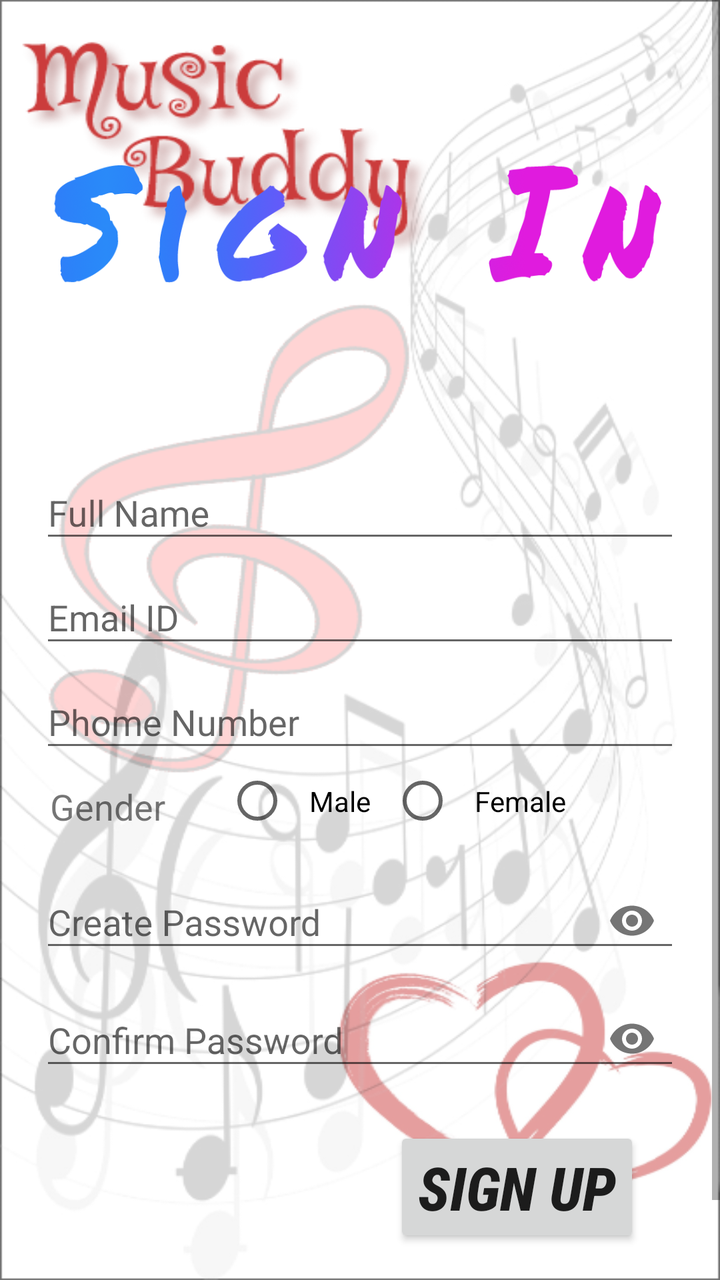
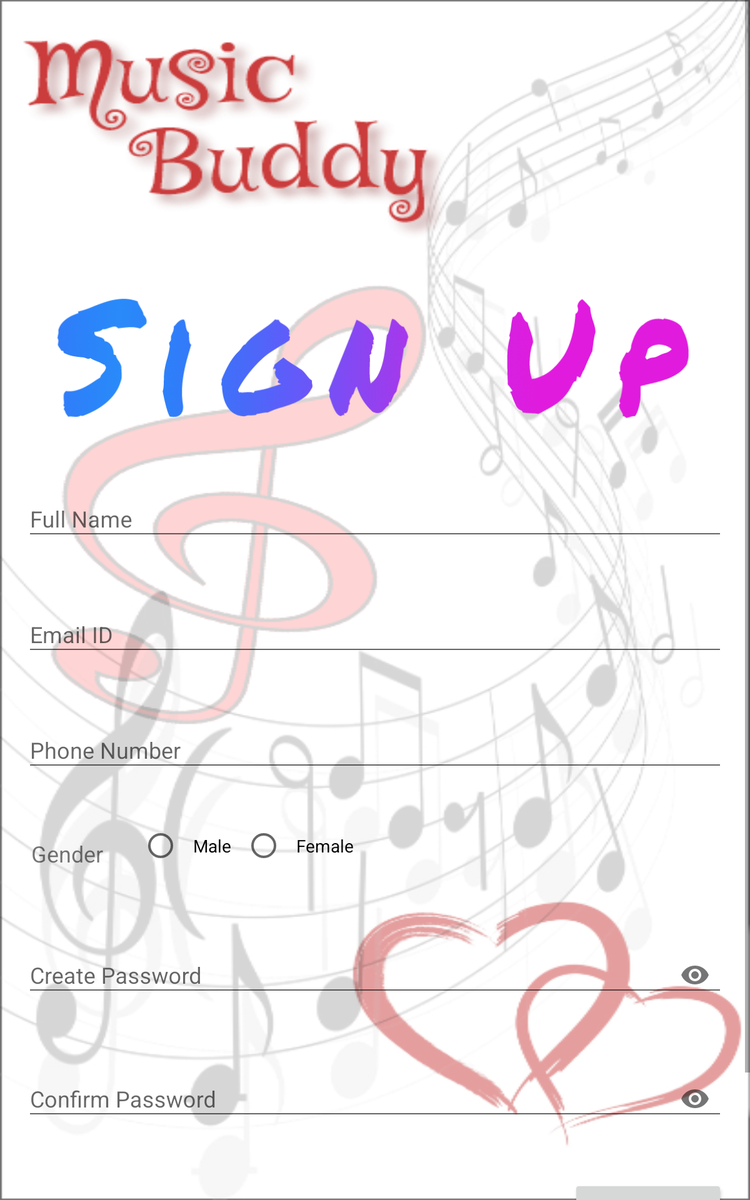

Compare how this app lays out the same screen by default and in its alternative resource folder. The renders come first, then the two layout files and the values they reference.
<!-- AndroidManifest.xml: application theme NoBarTheme -->
<!-- res/layout/activity_sign_up.xml -->
<?xml version="1.0" encoding="utf-8"?>
<ScrollView xmlns:android="http://schemas.android.com/apk/res/android"
    xmlns:app="http://schemas.android.com/apk/res-auto"
    xmlns:tools="http://schemas.android.com/tools"
    android:layout_width="match_parent"
    android:layout_height="match_parent"
    tools:context=".SignUpActivity"
    android:orientation="vertical"
    android:background="@drawable/sign_up_bg">

    <LinearLayout
        android:layout_width="match_parent"
        android:layout_height="match_parent"
        android:orientation="vertical"
        android:paddingHorizontal="20dp"
        >
    <ImageView
            android:id="@+id/signInImgID"
            android:layout_width="wrap_content"
            android:layout_height="wrap_content"
            android:src="@drawable/sign_in_img"
            app:layout_constraintEnd_toEndOf="parent"
            app:layout_constraintHorizontal_bias="0.498"
            app:layout_constraintStart_toStartOf="parent"
            app:layout_constraintTop_toTopOf="parent" />

    <com.google.android.material.textfield.TextInputLayout
        android:layout_width="match_parent"
        android:layout_height="wrap_content"
        android:id="@+id/nameId">

        <com.google.android.material.textfield.TextInputEditText
            android:layout_width="match_parent"
            android:layout_height="wrap_content"
            android:hint="Full Name"
            android:inputType="textPersonName"
            android:id="@+id/nameEditId"/>

    </com.google.android.material.textfield.TextInputLayout>
    <com.google.android.material.textfield.TextInputLayout
        android:layout_width="match_parent"
        android:layout_height="wrap_content"
        android:id="@+id/emailId">

        <com.google.android.material.textfield.TextInputEditText
            android:layout_width="match_parent"
            android:layout_height="wrap_content"
            android:hint="Email ID"
            android:inputType="textEmailAddress"
            android:id="@+id/emailEditID"/>

    </com.google.android.material.textfield.TextInputLayout>
    <com.google.android.material.textfield.TextInputLayout
        android:layout_width="match_parent"
        android:layout_height="wrap_content"
        android:id="@+id/contactId">

        <com.google.android.material.textfield.TextInputEditText
            android:layout_width="match_parent"
            android:layout_height="wrap_content"
            android:hint="Phome Number"
            android:inputType="phone"
            android:id="@+id/contactEditID"/>

    </com.google.android.material.textfield.TextInputLayout>
        <LinearLayout
            android:layout_width="wrap_content"
            android:layout_height="wrap_content">
    <TextView
        android:layout_width="wrap_content"
        android:layout_height="wrap_content"
        android:text="Gender"
        android:paddingVertical="10dp"
        android:textSize="18sp"
        android:paddingLeft="5dp"
        android:paddingRight="30dp"
        android:id="@+id/genderTextId"/>
    <RadioGroup
        android:layout_width="wrap_content"
        android:layout_height="wrap_content"
        android:id="@+id/genderId"
        android:orientation="horizontal">

        <RadioButton
            android:layout_width="wrap_content"
            android:layout_height="wrap_content"
            android:id="@+id/maleId"
            android:text="Male"
            android:padding="10dp"/>

        <RadioButton
            android:layout_width="wrap_content"
            android:layout_height="wrap_content"
            android:id="@+id/femaleId"
            android:text="Female"
            android:padding="10dp"/>
    </RadioGroup>
        </LinearLayout>
    <com.google.android.material.textfield.TextInputLayout
        android:layout_width="match_parent"
        android:layout_height="wrap_content"
        android:id="@+id/passwordId"
        app:passwordToggleEnabled="true">

        <com.google.android.material.textfield.TextInputEditText
            android:layout_width="match_parent"
            android:layout_height="wrap_content"
            android:hint="Create Password"
            android:inputType="textPassword"
            android:id="@+id/passwordEditID"/>

    </com.google.android.material.textfield.TextInputLayout>
    <com.google.android.material.textfield.TextInputLayout
        android:layout_width="match_parent"
        android:layout_height="wrap_content"
        android:id="@+id/passwordConfId"
        app:passwordToggleEnabled="true">

        <com.google.android.material.textfield.TextInputEditText
            android:layout_width="match_parent"
            android:layout_height="wrap_content"
            android:hint="Confirm Password"
            android:inputType="textPassword"
            android:id="@+id/passwordConfEditID"/>

    </com.google.android.material.textfield.TextInputLayout>

    <Button
        android:layout_width="wrap_content"
        android:layout_height="wrap_content"
        android:text="Sign Up"
        android:fontFamily="sans-serif-condensed-medium"
        android:textStyle="italic|bold"
        android:textSize="30sp"
        android:layout_gravity="right"
        android:layout_margin="20dp"
        android:id="@+id/signUpBtnId"/>
    <TextView
            android:layout_width="match_parent"
            android:layout_height="match_parent"
            android:textStyle="bold"
            android:text="Already have an account? Click here"
            android:gravity="bottom|center"
            android:id="@+id/haveAccId"
        android:paddingTop="20dp"/>
    </LinearLayout>
</ScrollView>
<!-- resources referenced by this layout -->
<resources>
  <!-- drawable sign_in_img: png bitmap (drawable, 113055 bytes) -->
  <!-- drawable sign_up_bg: png bitmap (drawable, 177601 bytes) -->
  <style name="NoBarTheme" parent="Theme.AppCompat.Light.NoActionBar">
          
          <item name="colorPrimary">@color/colorPrimary</item>
          <item name="colorPrimaryDark">@color/colorPrimaryDark</item>
          <item name="colorAccent">@color/colorAccent</item>
      </style>
  <color name="colorPrimary">#6200EE</color>
  <color name="colorPrimaryDark">#3700B3</color>
  <color name="colorAccent">#03DAC5</color>
</resources>
<!-- res/layout-sw600dp/activity_sign_up.xml (the author's variant of the layout above) -->
<!-- drawn on a 7-inch tablet held upright -->
<?xml version="1.0" encoding="utf-8"?>
<ScrollView xmlns:android="http://schemas.android.com/apk/res/android"
    xmlns:app="http://schemas.android.com/apk/res-auto"
    xmlns:tools="http://schemas.android.com/tools"
    android:layout_width="match_parent"
    android:layout_height="match_parent"
    tools:context=".SignUpActivity"
    android:orientation="vertical"
    android:background="@drawable/sign_up_bg">

    <LinearLayout
        android:layout_width="match_parent"
        android:layout_height="match_parent"
        android:orientation="vertical"
        android:paddingHorizontal="20dp">

        <ImageView
            android:id="@+id/signInImgID"
            android:layout_width="wrap_content"
            android:layout_height="113dp"
            android:layout_marginTop="230dp"
            android:src="@drawable/sign_up_img"
            app:layout_constraintEnd_toEndOf="parent"
            app:layout_constraintHorizontal_bias="0.498"
            app:layout_constraintStart_toStartOf="parent"
            app:layout_constraintTop_toTopOf="parent" />

    <com.google.android.material.textfield.TextInputLayout
        android:layout_width="match_parent"
        android:layout_height="wrap_content"
        android:id="@+id/nameId"
        android:layout_marginTop="40dp">

        <com.google.android.material.textfield.TextInputEditText
            android:layout_width="match_parent"
            android:layout_height="wrap_content"
            android:hint="Full Name"
            android:inputType="textPersonName"
            android:id="@+id/nameEditId"/>

    </com.google.android.material.textfield.TextInputLayout>
    <com.google.android.material.textfield.TextInputLayout
        android:layout_width="match_parent"
        android:layout_height="wrap_content"
        android:id="@+id/emailId"
        android:layout_marginTop="40dp">

        <com.google.android.material.textfield.TextInputEditText
            android:layout_width="match_parent"
            android:layout_height="wrap_content"
            android:hint="Email ID"
            android:inputType="textEmailAddress"
            android:id="@+id/emailEditID"/>

    </com.google.android.material.textfield.TextInputLayout>
    <com.google.android.material.textfield.TextInputLayout
        android:layout_width="match_parent"
        android:layout_height="wrap_content"
        android:id="@+id/contactId"
        android:layout_marginTop="40dp">

        <com.google.android.material.textfield.TextInputEditText
            android:layout_width="match_parent"
            android:layout_height="wrap_content"
            android:hint="Phone Number"
            android:inputType="phone"
            android:id="@+id/contactEditID"/>

    </com.google.android.material.textfield.TextInputLayout>
        <LinearLayout
            android:layout_width="wrap_content"
            android:layout_height="wrap_content"
            android:orientation="horizontal"
            android:layout_marginTop="40dp">
    <TextView
        android:layout_width="wrap_content"
        android:layout_height="wrap_content"
        android:text="Gender"
        android:paddingVertical="10dp"
        android:textSize="18sp"
        android:paddingLeft="5dp"
        android:paddingRight="30dp"
        android:id="@+id/genderTextId"/>
    <RadioGroup
        android:layout_width="wrap_content"
        android:layout_height="wrap_content"
        android:id="@+id/genderId"
        android:orientation="horizontal">

        <RadioButton
            android:layout_width="wrap_content"
            android:layout_height="wrap_content"
            android:id="@+id/maleId"
            android:text="Male"
            android:paddingHorizontal="10dp"/>

        <RadioButton
            android:layout_width="wrap_content"
            android:layout_height="wrap_content"
            android:id="@+id/femaleId"
            android:text="Female"
            android:paddingHorizontal="10dp"/>
    </RadioGroup>
        </LinearLayout>
    <com.google.android.material.textfield.TextInputLayout
        android:layout_width="match_parent"
        android:layout_height="wrap_content"
        android:id="@+id/passwordId"
        app:passwordToggleEnabled="true"
        android:layout_marginTop="40dp">

        <com.google.android.material.textfield.TextInputEditText
            android:layout_width="match_parent"
            android:layout_height="wrap_content"
            android:hint="Create Password"
            android:inputType="textPassword"
            android:id="@+id/passwordEditID"/>

    </com.google.android.material.textfield.TextInputLayout>
    <com.google.android.material.textfield.TextInputLayout
        android:layout_width="match_parent"
        android:layout_height="wrap_content"
        android:id="@+id/passwordConfId"
        app:passwordToggleEnabled="true"
        android:layout_marginTop="40dp">

        <com.google.android.material.textfield.TextInputEditText
            android:layout_width="match_parent"
            android:layout_height="wrap_content"
            android:hint="Confirm Password"
            android:inputType="textPassword"
            android:id="@+id/passwordConfEditID"/>

    </com.google.android.material.textfield.TextInputLayout>

    <Button
        android:layout_width="wrap_content"
        android:layout_height="wrap_content"
        android:text="Sign Up"
        android:fontFamily="sans-serif-condensed-medium"
        android:textStyle="italic|bold"
        android:textSize="30sp"
        android:layout_gravity="right"
        android:layout_marginTop="40dp"
        android:id="@+id/signUpBtnId"/>
    <TextView
            android:layout_width="match_parent"
            android:layout_height="match_parent"
            android:textStyle="bold"
            android:text="Already have an account? Click here"
            android:gravity="bottom|center"
            android:id="@+id/haveAccId"
        android:layout_marginTop="30dp"
        android:textSize="30sp"/>
    </LinearLayout>
</ScrollView>
<!-- resources referenced by the variant -->
<!-- as a 7-inch tablet held upright resolves them -->
<resources>
  <!-- drawable sign_up_bg: png bitmap (drawable, 177601 bytes) -->
  <!-- drawable sign_up_img: png bitmap (drawable, 115467 bytes) -->
  <style name="NoBarTheme" parent="Theme.AppCompat.Light.NoActionBar">
          
          <item name="colorPrimary">@color/colorPrimary</item>
          <item name="colorPrimaryDark">@color/colorPrimaryDark</item>
          <item name="colorAccent">@color/colorAccent</item>
      </style>
  <color name="colorPrimary">#6200EE</color>
  <color name="colorPrimaryDark">#3700B3</color>
  <color name="colorAccent">#03DAC5</color>
</resources>
